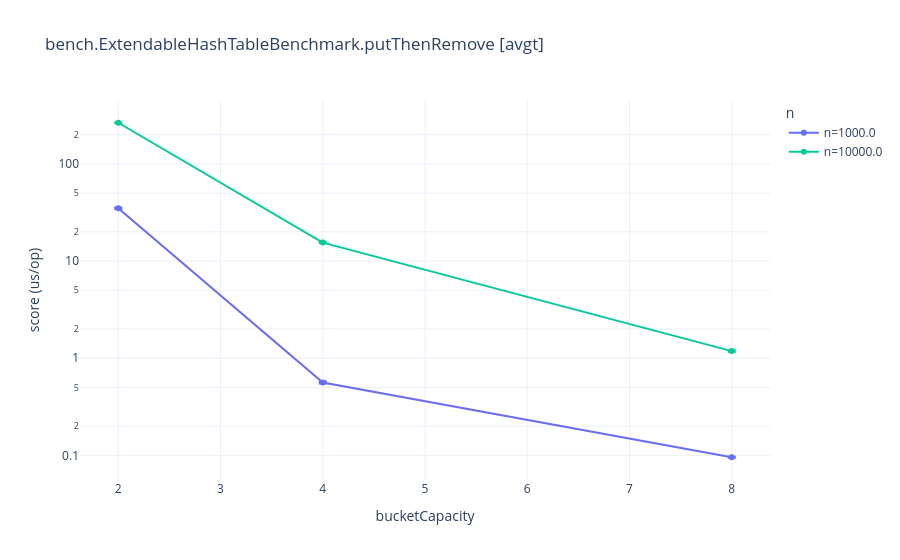

Write notebook code for a chart like this one.
### Markdown cell above
### bench.ExtendableHashTableBenchmark.putThenRemove
**mode**: `avgt`

### Code cell
g = df[(df['benchmark'] == "bench.ExtendableHashTableBenchmark.putThenRemove") & (df['mode'] == "avgt")].copy()
fig, x_param, series_param, varying = build_chart(g, "bench.ExtendableHashTableBenchmark.putThenRemove [avgt]")
fig.show()
table_cols = ['benchmark', 'mode'] + [c for c in param_cols if c in g.columns] + ['score', 'scoreError', 'ciLow', 'ciHigh', 'unit']
display(g[table_cols].sort_values(table_cols[:2]).reset_index(drop=True))

### Figure 1 — Plotly figure (JSON) as saved in the notebook; plotly's stock layout.template omitted (floating-point values rounded to 4 significant figures)
{"data": [{"error_y": {"array": [0.5928, 0.01258, 0.001085], "type": "data", "visible": true}, "mode": "lines+markers", "name": "n=1000.0", "type": "scatter", "x": [2.0, 4.0, 8.0], "y": [34.94, 0.5623, 0.09559]}, {"fill": "toself", "hoverinfo": "skip", "line": {"width": 0}, "mode": "lines", "opacity": 0.15, "showlegend": false, "type": "scatter", "x": [2.0, 4.0, 8.0, 8.0, 4.0, 2.0], "y": [35.53, 0.5749, 0.09668, 0.09451, 0.5498, 34.35]}, {"error_y": {"array": [1.87, 0.1759, 0.01632], "type": "data", "visible": true}, "mode": "lines+markers", "name": "n=10000.0", "type": "scatter", "x": [2.0, 4.0, 8.0], "y": [265.7, 15.5, 1.183]}, {"fill": "toself", "hoverinfo": "skip", "line": {"width": 0}, "mode": "lines", "opacity": 0.15, "showlegend": false, "type": "scatter", "x": [2.0, 4.0, 8.0, 8.0, 4.0, 2.0], "y": [267.5, 15.68, 1.2, 1.167, 15.33, 263.8]}], "layout": {"legend": {"title": {"text": "n"}}, "title": {"text": "bench.ExtendableHashTableBenchmark.putThenRemove [avgt]"}, "xaxis": {"title": {"text": "bucketCapacity"}}, "yaxis": {"title": {"text": "score (us/op)"}, "type": "log"}}}
